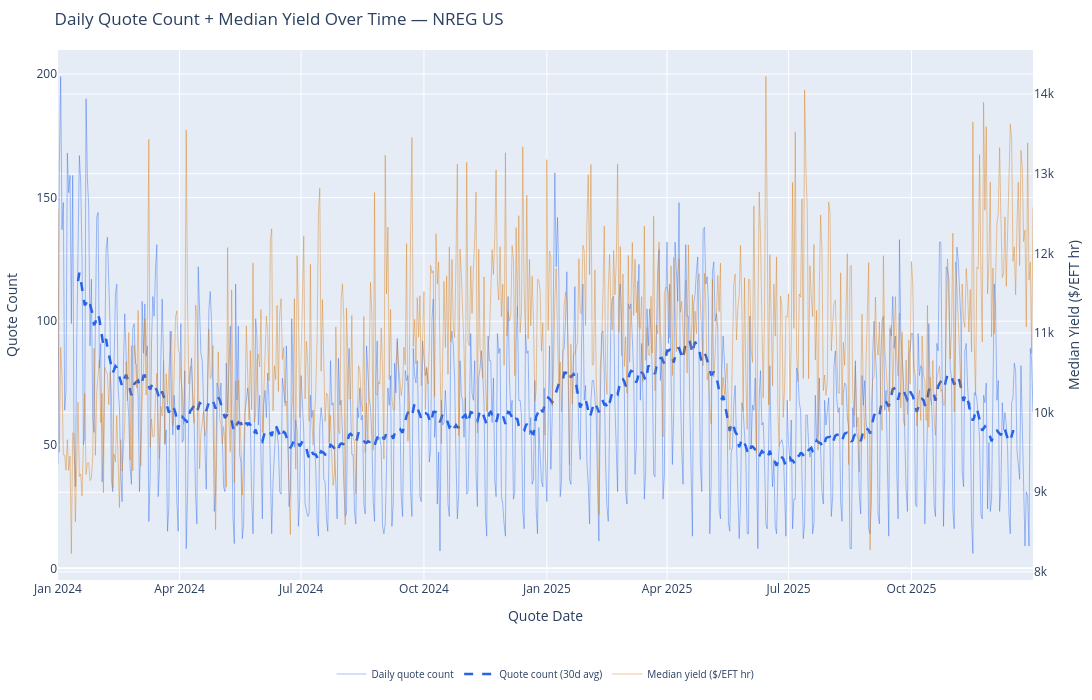

Here is the notebook cell this chart was saved with:
### Code cell
df_pd = df_daily_quotes.to_pandas()

fig = go.Figure()

# daily quote count
fig.add_trace(go.Scatter(
    x=df_pd["quote_date"], y=df_pd["daily_quote_count"],
    mode="lines", name="Daily quote count",
    line=dict(color="#2563eb", width=1), opacity=0.4
))
rolling_q = df_pd["daily_quote_count"].rolling(30, center=True).mean()
fig.add_trace(go.Scatter(
    x=df_pd["quote_date"], y=rolling_q,
    mode="lines", name="Quote count (30d avg)",
    line=dict(color="#2563eb", width=2.5, dash="dash")
))

# median yield (secondary axis indicator)
fig.add_trace(go.Scatter(
    x=df_pd["quote_date"], y=df_pd["median_yield"],
    mode="lines", name="Median yield ($/EFT hr)",
    line=dict(color="#d97706", width=1), opacity=0.4,
    yaxis="y2"
))

fig.update_layout(
    title="Daily Quote Count + Median Yield Over Time — NREG US",
    xaxis_title="Quote Date",
    yaxis=dict(title="Quote Count"),
    yaxis2=dict(title="Median Yield ($/EFT hr)", overlaying="y", side="right"),
    **PLOT_CFG
)
fig.show()

### Figure 1 — Plotly figure (JSON) as saved in the notebook; plotly's stock layout.template omitted (floating-point values rounded to 4 significant figures; data arrays with more than 128 entries replaced by an {"elided": "..."} marker saying what was removed)
{"data": [{"line": {"color": "#2563eb", "width": 1}, "mode": "lines", "name": "Daily quote count", "opacity": 0.4, "type": "scatter", "x": {"elided": "731 str values"}, "y": {"elided": "731 int values"}}, {"line": {"color": "#2563eb", "dash": "dash", "width": 2.5}, "mode": "lines", "name": "Quote count (30d avg)", "type": "scatter", "x": {"elided": "731 str values"}, "y": {"elided": "731 float values"}}, {"line": {"color": "#d97706", "width": 1}, "mode": "lines", "name": "Median yield ($/EFT hr)", "opacity": 0.4, "type": "scatter", "x": {"elided": "731 str values"}, "y": {"elided": "731 float values"}, "yaxis": "y2"}], "layout": {"height": 700, "legend": {"font": {"size": 10}, "orientation": "h", "x": 0.5, "xanchor": "center", "y": -0.15, "yanchor": "top"}, "margin": {"b": 120, "l": 50, "r": 50, "t": 50}, "title": {"text": "Daily Quote Count + Median Yield Over Time — NREG US"}, "width": 1200, "xaxis": {"title": {"text": "Quote Date"}}, "yaxis": {"title": {"text": "Quote Count"}}, "yaxis2": {"overlaying": "y", "side": "right", "title": {"text": "Median Yield ($/EFT hr)"}}}}
